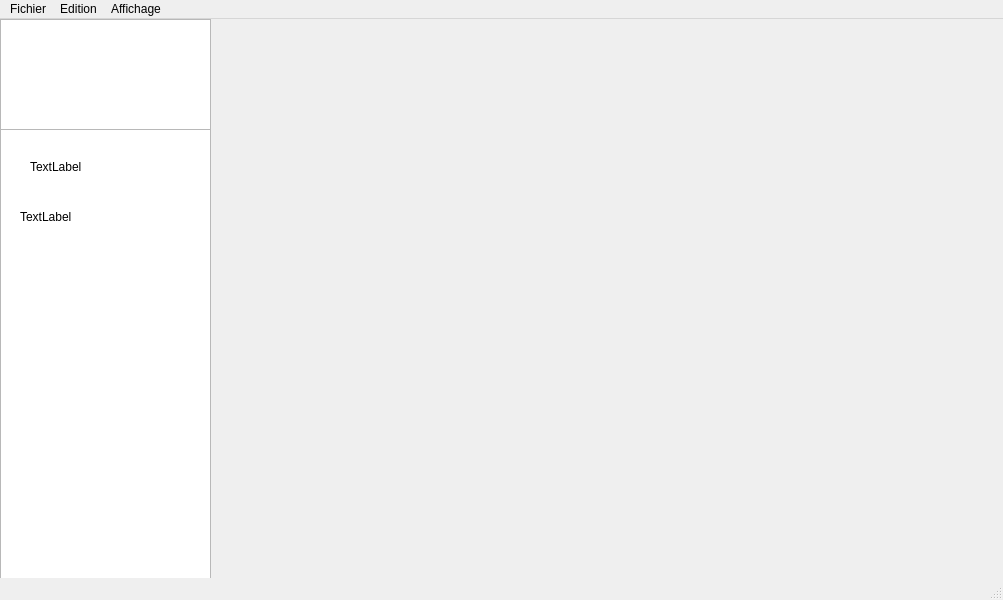
<?xml version="1.0" encoding="UTF-8"?>
<ui version="4.0">
 <class>MainWindow</class>
 <widget class="QMainWindow" name="MainWindow">
  <property name="geometry">
   <rect>
    <x>0</x>
    <y>0</y>
    <width>1003</width>
    <height>600</height>
   </rect>
  </property>
  <property name="windowTitle">
   <string>MainWindow</string>
  </property>
  <widget class="QWidget" name="centralwidget">
   <widget class="QListWidget" name="listWidget">
    <property name="geometry">
     <rect>
      <x>0</x>
      <y>0</y>
      <width>211</width>
      <height>571</height>
     </rect>
    </property>
   </widget>
   <widget class="QFrame" name="frame">
    <property name="geometry">
     <rect>
      <x>0</x>
      <y>0</y>
      <width>211</width>
      <height>111</height>
     </rect>
    </property>
    <property name="frameShape">
     <enum>QFrame::StyledPanel</enum>
    </property>
    <property name="frameShadow">
     <enum>QFrame::Raised</enum>
    </property>
   </widget>
   <widget class="QLabel" name="label">
    <property name="geometry">
     <rect>
      <x>30</x>
      <y>140</y>
      <width>55</width>
      <height>16</height>
     </rect>
    </property>
    <property name="text">
     <string>TextLabel</string>
    </property>
   </widget>
   <widget class="QLabel" name="label_2">
    <property name="geometry">
     <rect>
      <x>20</x>
      <y>190</y>
      <width>55</width>
      <height>16</height>
     </rect>
    </property>
    <property name="text">
     <string>TextLabel</string>
    </property>
   </widget>
  </widget>
  <widget class="QMenuBar" name="menubar">
   <property name="geometry">
    <rect>
     <x>0</x>
     <y>0</y>
     <width>1003</width>
     <height>26</height>
    </rect>
   </property>
   <widget class="QMenu" name="menuFichier">
    <property name="title">
     <string>Fichier</string>
    </property>
    <addaction name="actionNouveau"/>
    <addaction name="separator"/>
    <addaction name="actionEnregistrer"/>
    <addaction name="actionEnregistrer_sous"/>
    <addaction name="separator"/>
    <addaction name="actionImprimer"/>
    <addaction name="separator"/>
    <addaction name="actionFermer"/>
    <addaction name="actionQuitter"/>
   </widget>
   <widget class="QMenu" name="menuEdition">
    <property name="title">
     <string>Edition</string>
    </property>
    <addaction name="actionNouvelle_Fen_tre"/>
    <addaction name="separator"/>
    <addaction name="actionCopier"/>
    <addaction name="actionCouper"/>
    <addaction name="actionColler"/>
   </widget>
   <widget class="QMenu" name="menuAffichage">
    <property name="title">
     <string>Affichage</string>
    </property>
   </widget>
   <addaction name="menuFichier"/>
   <addaction name="menuEdition"/>
   <addaction name="menuAffichage"/>
  </widget>
  <widget class="QStatusBar" name="statusbar"/>
  <action name="actionNouveau">
   <property name="text">
    <string>Nouveau</string>
   </property>
  </action>
  <action name="actionEnregistrer">
   <property name="text">
    <string>Enregistrer</string>
   </property>
  </action>
  <action name="actionEnregistrer_sous">
   <property name="text">
    <string>Enregistrer sous</string>
   </property>
  </action>
  <action name="actionImprimer">
   <property name="text">
    <string>Imprimer</string>
   </property>
  </action>
  <action name="actionFermer">
   <property name="text">
    <string>Fermer</string>
   </property>
  </action>
  <action name="actionQuitter">
   <property name="text">
    <string>Quitter</string>
   </property>
  </action>
  <action name="actionNouvelle_Fen_tre">
   <property name="text">
    <string>Nouvelle Fenêtre</string>
   </property>
  </action>
  <action name="actionCopier">
   <property name="text">
    <string>Copier</string>
   </property>
  </action>
  <action name="actionCouper">
   <property name="text">
    <string>Couper</string>
   </property>
  </action>
  <action name="actionColler">
   <property name="text">
    <string>Coller</string>
   </property>
  </action>
 </widget>
 <resources/>
 <connections/>
</ui>
